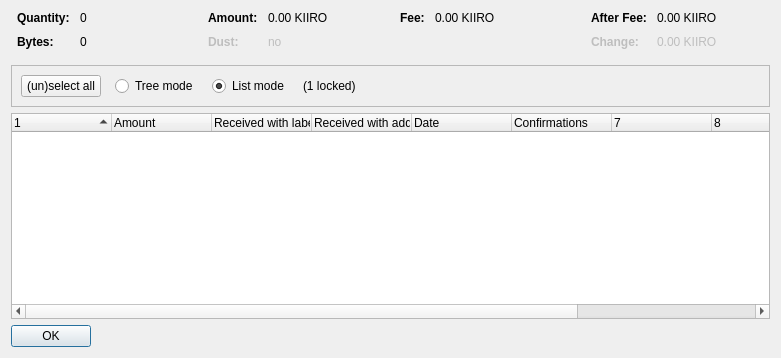
<?xml version="1.0" encoding="UTF-8"?>
<ui version="4.0">
 <class>CoinControlDialog</class>
 <widget class="QDialog" name="CoinControlDialog">
  <property name="geometry">
   <rect>
    <x>0</x>
    <y>0</y>
    <width>781</width>
    <height>358</height>
   </rect>
  </property>
  <property name="windowTitle">
   <string>Coin Selection</string>
  </property>
  <layout class="QVBoxLayout" name="verticalLayout">
   <item>
    <layout class="QHBoxLayout" name="horizontalLayoutTop" stretch="0,0,0,0">
     <property name="topMargin">
      <number>0</number>
     </property>
     <property name="bottomMargin">
      <number>10</number>
     </property>
     <item>
      <layout class="QFormLayout" name="formLayoutCoinControl1">
       <property name="horizontalSpacing">
        <number>10</number>
       </property>
       <property name="verticalSpacing">
        <number>10</number>
       </property>
       <property name="leftMargin">
        <number>6</number>
       </property>
       <property name="rightMargin">
        <number>6</number>
       </property>
       <item row="0" column="0">
        <widget class="QLabel" name="labelCoinControlQuantityText">
         <property name="font">
          <font>
           <weight>75</weight>
           <bold>true</bold>
          </font>
         </property>
         <property name="text">
          <string>Quantity:</string>
         </property>
        </widget>
       </item>
       <item row="0" column="1">
        <widget class="QLabel" name="labelCoinControlQuantity">
         <property name="cursor">
          <cursorShape>IBeamCursor</cursorShape>
         </property>
         <property name="contextMenuPolicy">
          <enum>Qt::ActionsContextMenu</enum>
         </property>
         <property name="text">
          <string notr="true">0</string>
         </property>
         <property name="textInteractionFlags">
          <set>Qt::LinksAccessibleByMouse|Qt::TextSelectableByKeyboard|Qt::TextSelectableByMouse</set>
         </property>
        </widget>
       </item>
       <item row="1" column="0">
        <widget class="QLabel" name="labelCoinControlBytesText">
         <property name="font">
          <font>
           <weight>75</weight>
           <bold>true</bold>
          </font>
         </property>
         <property name="text">
          <string>Bytes:</string>
         </property>
        </widget>
       </item>
       <item row="1" column="1">
        <widget class="QLabel" name="labelCoinControlBytes">
         <property name="cursor">
          <cursorShape>IBeamCursor</cursorShape>
         </property>
         <property name="contextMenuPolicy">
          <enum>Qt::ActionsContextMenu</enum>
         </property>
         <property name="text">
          <string notr="true">0</string>
         </property>
         <property name="textInteractionFlags">
          <set>Qt::LinksAccessibleByMouse|Qt::TextSelectableByKeyboard|Qt::TextSelectableByMouse</set>
         </property>
        </widget>
       </item>
      </layout>
     </item>
     <item>
      <layout class="QFormLayout" name="formLayoutCoinControl2">
       <property name="horizontalSpacing">
        <number>10</number>
       </property>
       <property name="verticalSpacing">
        <number>10</number>
       </property>
       <property name="leftMargin">
        <number>6</number>
       </property>
       <property name="rightMargin">
        <number>6</number>
       </property>
       <item row="0" column="0">
        <widget class="QLabel" name="labelCoinControlAmountText">
         <property name="font">
          <font>
           <weight>75</weight>
           <bold>true</bold>
          </font>
         </property>
         <property name="text">
          <string>Amount:</string>
         </property>
        </widget>
       </item>
       <item row="0" column="1">
        <widget class="QLabel" name="labelCoinControlAmount">
         <property name="cursor">
          <cursorShape>IBeamCursor</cursorShape>
         </property>
         <property name="contextMenuPolicy">
          <enum>Qt::ActionsContextMenu</enum>
         </property>
         <property name="text">
          <string notr="true">0.00 KIIRO</string>
         </property>
         <property name="textInteractionFlags">
          <set>Qt::LinksAccessibleByMouse|Qt::TextSelectableByKeyboard|Qt::TextSelectableByMouse</set>
         </property>
        </widget>
       </item>
       <item row="1" column="0">
        <widget class="QLabel" name="labelCoinControlLowOutputText">
         <property name="enabled">
          <bool>false</bool>
         </property>
         <property name="font">
          <font>
           <weight>75</weight>
           <bold>true</bold>
          </font>
         </property>
         <property name="text">
          <string>Dust:</string>
         </property>
        </widget>
       </item>
       <item row="1" column="1">
        <widget class="QLabel" name="labelCoinControlLowOutput">
         <property name="enabled">
          <bool>false</bool>
         </property>
         <property name="cursor">
          <cursorShape>IBeamCursor</cursorShape>
         </property>
         <property name="contextMenuPolicy">
          <enum>Qt::ActionsContextMenu</enum>
         </property>
         <property name="text">
          <string notr="true">no</string>
         </property>
         <property name="textInteractionFlags">
          <set>Qt::LinksAccessibleByMouse|Qt::TextSelectableByKeyboard|Qt::TextSelectableByMouse</set>
         </property>
        </widget>
       </item>
      </layout>
     </item>
     <item>
      <layout class="QFormLayout" name="formLayoutCoinControl3">
       <property name="horizontalSpacing">
        <number>10</number>
       </property>
       <property name="verticalSpacing">
        <number>10</number>
       </property>
       <property name="leftMargin">
        <number>6</number>
       </property>
       <property name="rightMargin">
        <number>6</number>
       </property>
       <item row="0" column="0">
        <widget class="QLabel" name="labelCoinControlFeeText">
         <property name="font">
          <font>
           <weight>75</weight>
           <bold>true</bold>
          </font>
         </property>
         <property name="text">
          <string>Fee:</string>
         </property>
        </widget>
       </item>
       <item row="0" column="1">
        <widget class="QLabel" name="labelCoinControlFee">
         <property name="cursor">
          <cursorShape>IBeamCursor</cursorShape>
         </property>
         <property name="contextMenuPolicy">
          <enum>Qt::ActionsContextMenu</enum>
         </property>
         <property name="text">
          <string notr="true">0.00 KIIRO</string>
         </property>
         <property name="textInteractionFlags">
          <set>Qt::LinksAccessibleByMouse|Qt::TextSelectableByKeyboard|Qt::TextSelectableByMouse</set>
         </property>
        </widget>
       </item>
      </layout>
     </item>
     <item>
      <layout class="QFormLayout" name="formLayoutCoinControl4">
       <property name="horizontalSpacing">
        <number>10</number>
       </property>
       <property name="verticalSpacing">
        <number>10</number>
       </property>
       <property name="leftMargin">
        <number>6</number>
       </property>
       <property name="rightMargin">
        <number>6</number>
       </property>
       <item row="0" column="0">
        <widget class="QLabel" name="labelCoinControlAfterFeeText">
         <property name="font">
          <font>
           <weight>75</weight>
           <bold>true</bold>
          </font>
         </property>
         <property name="text">
          <string>After Fee:</string>
         </property>
        </widget>
       </item>
       <item row="0" column="1">
        <widget class="QLabel" name="labelCoinControlAfterFee">
         <property name="cursor">
          <cursorShape>IBeamCursor</cursorShape>
         </property>
         <property name="contextMenuPolicy">
          <enum>Qt::ActionsContextMenu</enum>
         </property>
         <property name="text">
          <string notr="true">0.00 KIIRO</string>
         </property>
         <property name="textInteractionFlags">
          <set>Qt::LinksAccessibleByMouse|Qt::TextSelectableByKeyboard|Qt::TextSelectableByMouse</set>
         </property>
        </widget>
       </item>
       <item row="1" column="0">
        <widget class="QLabel" name="labelCoinControlChangeText">
         <property name="enabled">
          <bool>false</bool>
         </property>
         <property name="font">
          <font>
           <weight>75</weight>
           <bold>true</bold>
          </font>
         </property>
         <property name="text">
          <string>Change:</string>
         </property>
        </widget>
       </item>
       <item row="1" column="1">
        <widget class="QLabel" name="labelCoinControlChange">
         <property name="enabled">
          <bool>false</bool>
         </property>
         <property name="cursor">
          <cursorShape>IBeamCursor</cursorShape>
         </property>
         <property name="contextMenuPolicy">
          <enum>Qt::ActionsContextMenu</enum>
         </property>
         <property name="text">
          <string notr="true">0.00 KIIRO</string>
         </property>
         <property name="textInteractionFlags">
          <set>Qt::LinksAccessibleByMouse|Qt::TextSelectableByKeyboard|Qt::TextSelectableByMouse</set>
         </property>
        </widget>
       </item>
      </layout>
     </item>
    </layout>
   </item>
   <item>
    <widget class="QFrame" name="frame">
     <property name="minimumSize">
      <size>
       <width>0</width>
       <height>40</height>
      </size>
     </property>
     <property name="frameShape">
      <enum>QFrame::StyledPanel</enum>
     </property>
     <property name="frameShadow">
      <enum>QFrame::Sunken</enum>
     </property>
     <layout class="QHBoxLayout" name="horizontalLayout">
      <item>
       <layout class="QHBoxLayout" name="horizontalLayoutPanel" stretch="0,0,0,0,0">
        <property name="spacing">
         <number>14</number>
        </property>
        <item>
         <widget class="QPushButton" name="pushButtonSelectAll">
          <property name="sizePolicy">
           <sizepolicy hsizetype="Maximum" vsizetype="Fixed">
            <horstretch>0</horstretch>
            <verstretch>0</verstretch>
           </sizepolicy>
          </property>
          <property name="text">
           <string>(un)select all</string>
          </property>
          <property name="autoDefault">
           <bool>false</bool>
          </property>
         </widget>
        </item>
        <item>
         <widget class="QRadioButton" name="radioTreeMode">
          <property name="sizePolicy">
           <sizepolicy hsizetype="Maximum" vsizetype="Fixed">
            <horstretch>0</horstretch>
            <verstretch>0</verstretch>
           </sizepolicy>
          </property>
          <property name="text">
           <string>Tree mode</string>
          </property>
         </widget>
        </item>
        <item>
         <widget class="QRadioButton" name="radioListMode">
          <property name="sizePolicy">
           <sizepolicy hsizetype="Maximum" vsizetype="Fixed">
            <horstretch>0</horstretch>
            <verstretch>0</verstretch>
           </sizepolicy>
          </property>
          <property name="text">
           <string>List mode</string>
          </property>
          <property name="checked">
           <bool>true</bool>
          </property>
         </widget>
        </item>
        <item>
         <widget class="QLabel" name="labelLocked">
          <property name="text">
           <string notr="true">(1 locked)</string>
          </property>
         </widget>
        </item>
        <item>
         <spacer name="horizontalSpacer">
          <property name="orientation">
           <enum>Qt::Horizontal</enum>
          </property>
          <property name="sizeHint" stdset="0">
           <size>
            <width>40</width>
            <height>20</height>
           </size>
          </property>
         </spacer>
        </item>
       </layout>
      </item>
     </layout>
    </widget>
   </item>
   <item>
    <widget class="CoinControlTreeWidget" name="treeWidget">
     <property name="contextMenuPolicy">
      <enum>Qt::CustomContextMenu</enum>
     </property>
     <property name="sortingEnabled">
      <bool>false</bool>
     </property>
     <property name="columnCount">
      <number>10</number>
     </property>
     <attribute name="headerShowSortIndicator" stdset="0">
      <bool>true</bool>
     </attribute>
     <attribute name="headerStretchLastSection">
      <bool>false</bool>
     </attribute>
     <column>
      <property name="text">
       <string/>
      </property>
     </column>
     <column>
      <property name="text">
       <string>Amount</string>
      </property>
     </column>
     <column>
      <property name="text">
       <string>Received with label</string>
      </property>
     </column>
     <column>
      <property name="text">
       <string>Received with address</string>
      </property>
     </column>
     <column>
      <property name="text">
       <string>Date</string>
      </property>
     </column>
     <column>
      <property name="text">
       <string>Confirmations</string>
      </property>
      <property name="toolTip">
       <string>Confirmed</string>
      </property>
     </column>
     <column>
      <property name="text">
       <string/>
      </property>
     </column>
     <column>
      <property name="text">
       <string/>
      </property>
     </column>
     <column>
      <property name="text">
       <string/>
      </property>
     </column>
     <column>
      <property name="text">
       <string/>
      </property>
     </column>
    </widget>
   </item>
   <item>
    <widget class="QDialogButtonBox" name="buttonBox">
     <property name="sizePolicy">
      <sizepolicy hsizetype="Maximum" vsizetype="Fixed">
       <horstretch>0</horstretch>
       <verstretch>0</verstretch>
      </sizepolicy>
     </property>
     <property name="orientation">
      <enum>Qt::Horizontal</enum>
     </property>
     <property name="standardButtons">
      <set>QDialogButtonBox::Ok</set>
     </property>
    </widget>
   </item>
  </layout>
 </widget>
 <customwidgets>
  <customwidget>
   <class>CoinControlTreeWidget</class>
   <extends>QTreeWidget</extends>
   <header>coincontroltreewidget.h</header>
  </customwidget>
 </customwidgets>
 <resources/>
 <connections/>
</ui>
